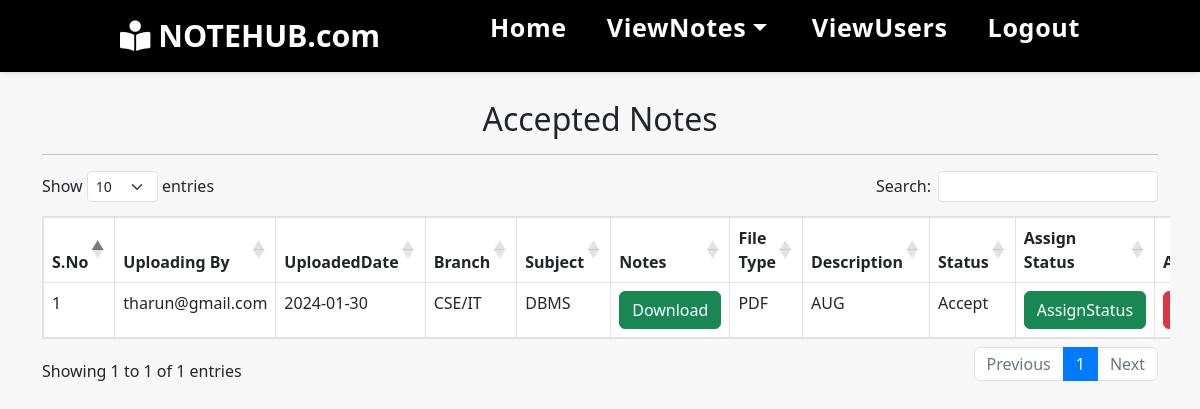
The app's page /accepted_notes (signed in) with its own data.
### notes/models.py (models this page shows, shortened)
class Notes(models.Model):
    user=models.ForeignKey(User,  on_delete=models.CASCADE)
    uploadingdate=models.CharField( max_length=30)
    branch=models.CharField( max_length=30)
    subject=models.CharField( max_length=30)
    notesfile=models.FileField(null=True)
    filetype=models.CharField(null=True,max_length=15)
    description=models.CharField(max_length=200)
    status=models.CharField(null=True,max_length=15)

### notes/views.py (the view)
# urls.py: path('accepted_notes',accepted_notes,name='accepted_notes'),
def accepted_notes(request):
    if not request.user.is_authenticated:
        return redirect('adminlogin')
    error=False
    notes=Notes.objects.filter(status='Accept')
    d={'notes':notes}
    return render(request,'accepted_notes.html',d)

### notes/templates/accepted_notes.html (shortened to what this page needs)
{% extends 'admin_nav.html'%}
{% block body%}
{% load static %}
<link rel="stylesheet" href="https://cdnjs.cloudflare.com/ajax/libs/twitter-bootstrap/5.3.0/css/bootstrap.min.css">
<link rel="stylesheet" href="https://cdn.datatables.net/1.13.7/css/dataTables.bootstrap5.min.css">
<link rel="stylesheet" href="{% static 'css/mystyle.css' %}">
<div class="container "style="overflow-x:auto;margin-top:90px;">
    <h2 class="text-center">Accepted Notes</h2>
            <hr>
            <table class="table table-bordered" id="example">
                <thead>
                    <tr>
                        <th>S.No</th>
                        <th>Uploading By</th>
                        <th>UploadedDate</th>
                        <th>Branch</th>
                        <th>Subject</th>
                        <th>Notes</th>
                        <th>File Type</th>
                        <th>Description</th>
                        <th>Status</th>
                        <th>Assign Status</th>
                        <th>Action</th>
                    </tr>
                </thead>
                <tbody>
                    {% for i in notes %}
                    <tr>
                        <td>{{forloop.counter}}</td>
                        <td>{{i.user.username}}</td>
                        <td>{{i.uploadingdate}}</td>
                        <td>{{i.branch}}</td>
                        <td>{{i.subject}}</td>
                        <td><a href="{{i.notesfile.url}}"  class="btn btn-success">Download</a></td>
                        <td>{{i.filetype}}</td>
                        <td>{{i.description}}</td>
                        <td>{{i.status}}</td>
                        <td><a href="{% url 'assign_status' i.id %}"  class="btn btn-success" >AssignStatus</a></td>
                        <td><a href="{% url 'delete_notes' i.id %}"  class="btn btn-danger" onclick="return confirm('Are You Sure to Delete?')">Delete</a></td>
                    </tr>
                    {%endfor%}
                </tbody>
            </table>
</div>
{%endblock%}

### notes/static/css/mystyle.css (style rules this page uses)
* { margin: 0; padding: 0; box-sizing: border-box; text-decoration: none; outline: none; border: none; transition: all 0.2s linear; }
html { overflow-x: hidden; scroll-behavior: smooth; }
body { background: #f7f7f7; padding: 10px; }
html { overflow-x: hidden; }

### records on screen
Notes: user.username "tharun@gmail.com", uploadingdate "2024-01-30", branch "CSE/IT", subject "DBMS", filetype "PDF", description "AUG", status "Accept"
